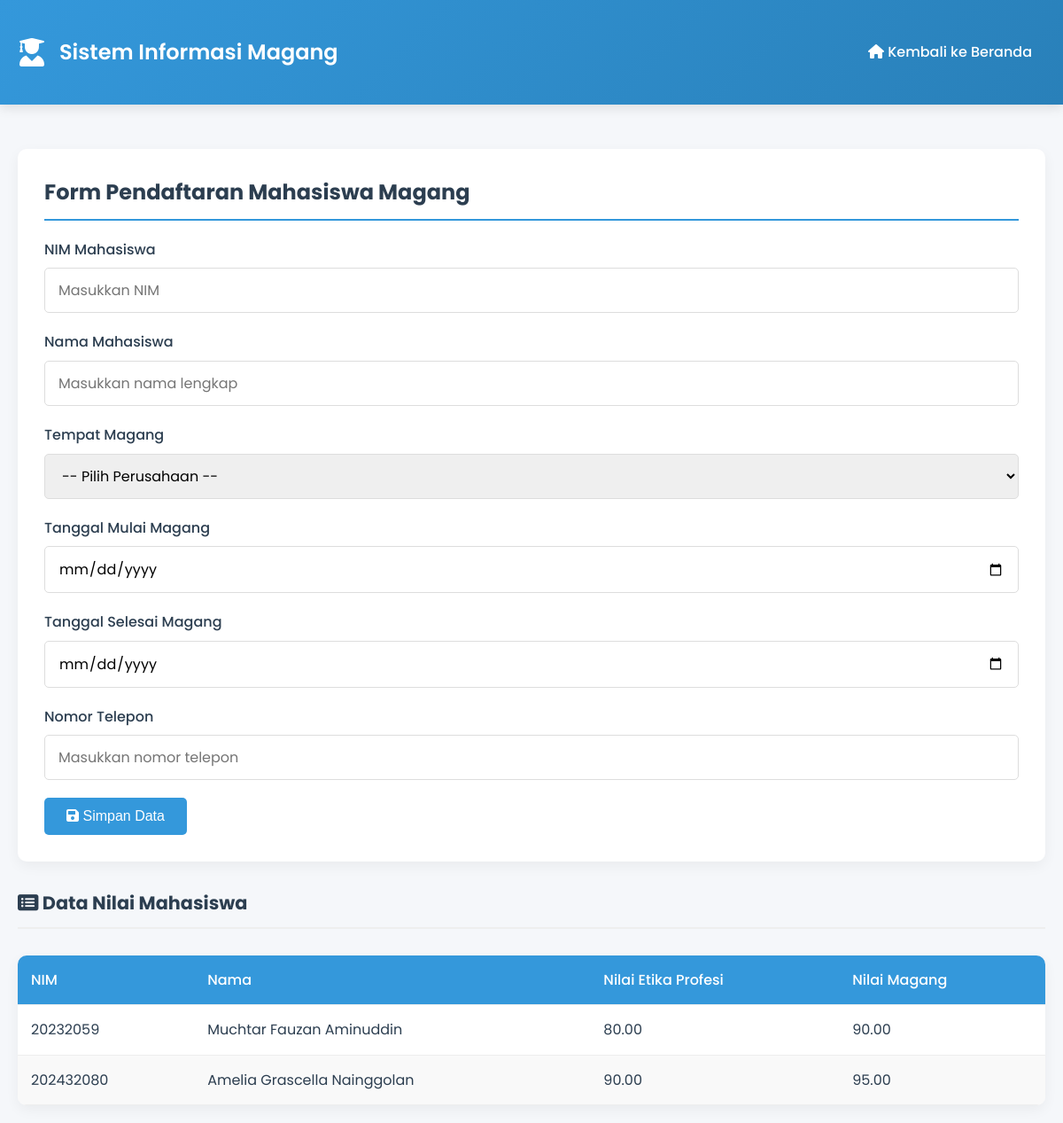
The app's page /mahasiswa_form.php with its own data.
### tables this page shows
CREATE TABLE `konversi_nilai` (
  `ID_Nilai` int(11) NOT NULL,
  `NIM` varchar(20) DEFAULT NULL,
  `Nilai_MK_Etika_Profesi` decimal(4,2) DEFAULT NULL,
  `Nilai_Magang` decimal(4,2) DEFAULT NULL
);

CREATE TABLE `mahasiswa` (
  `NIM` varchar(20) NOT NULL,
  `Nama_Mahasiswa` varchar(100) NOT NULL,
  `ID_Lokasi_Magang` int(11) DEFAULT NULL,
  `Mulai_Magang` date DEFAULT NULL,
  `Selesai_Magang` date DEFAULT NULL,
  `Nomor_Telp` varchar(15) DEFAULT NULL
);

### mahasiswa_form.php (the view, shortened to what this page needs)
<?php
$conn = new mysqli('localhost', 'root', '', 'sistem_magang');
?>
<!DOCTYPE html>
<html lang="en">
<head>
    <link rel="stylesheet" href="https://cdnjs.cloudflare.com/ajax/libs/font-awesome/6.0.0-beta3/css/all.min.css">
</head>
<body>
    <header>
        <div class="container header-content">
            <div class="logo">
                <i class="fas fa-user-graduate"></i>
                <div class="logo-text">
                    <h1>Sistem Informasi Magang</h1>
                </div>
            </div>
            <nav>
                <a href="index.php"><i class="fas fa-home"></i> Kembali ke Beranda</a>
            </nav>
        </div>
    </header>
    <main class="container">
        <div class="form-container">
            <h2 class="form-title">Form Pendaftaran Mahasiswa Magang</h2>
            <form method="post">
                <div class="form-group">
                    <label for="nim">NIM Mahasiswa</label>
                    <input type="text" id="nim" name="nim" required placeholder="Masukkan NIM">
                </div>
                <div class="form-group">
                    <label for="nama">Nama Mahasiswa</label>
                    <input type="text" id="nama" name="nama" required placeholder="Masukkan nama lengkap">
                </div>
                <div class="form-group">
                    <label for="lokasi">Tempat Magang</label>
                    <select id="lokasi" name="lokasi" required>
                        <option value="">-- Pilih Perusahaan --</option>
                    </select>
                </div>
                <div class="form-group">
                    <label for="mulai">Tanggal Mulai Magang</label>
                    <input type="date" id="mulai" name="mulai" required>
                </div>
                <div class="form-group">
                    <label for="selesai">Tanggal Selesai Magang</label>
                    <input type="date" id="selesai" name="selesai" required>
                </div>
                <div class="form-group">
                    <label for="telp">Nomor Telepon</label>
                    <input type="text" id="telp" name="telp" placeholder="Masukkan nomor telepon">
                </div>
                <button type="submit" class="btn">
                    <i class="fas fa-save"></i> Simpan Data
                </button>
            </form>
        </div>
        <h3 class="section-title">
            <i class="fas fa-list-alt"></i> Data Nilai Mahasiswa
        </h3>
        <table class="data-table">
            <thead>
                <tr>
                    <th>NIM</th>
                    <th>Nama</th>
                    <th>Nilai Etika Profesi</th>
                    <th>Nilai Magang</th>
                </tr>
            </thead>
            <tbody>
                <?php
                $result = $conn->query("SELECT m.NIM, m.Nama_Mahasiswa, kn.Nilai_MK_Etika_Profesi, kn.Nilai_Magang
                                       FROM Mahasiswa m LEFT JOIN Konversi_Nilai kn ON m.NIM = kn.NIM");
                if ($result->num_rows > 0) {
                    while($row = $result->fetch_assoc()) {
                        echo "<tr>
                                <td>{$row['NIM']}</td>
                                <td>{$row['Nama_Mahasiswa']}</td>
                                <td>".($row['Nilai_MK_Etika_Profesi'] ?? '-')."</td>
                                <td>".($row['Nilai_Magang'] ?? '-')."</td>
                              </tr>";
                    }
                } else {
                    echo "<tr>
                            <td colspan='4' style='text-align: center;'>Tidak ada data nilai</td>
                          </tr>";
                }
                ?>
            </tbody>
        </table>
    </main>
</body>
</html>

### mahasiswa_form.php (style rules this page uses)
:root { --primary: #3498db; --primary-dark: #2980b9; --secondary: #2ecc71; --danger: #e74c3c; --warning: #f39c12; --light: #ecf0f1; --dark: #2c3e50; --gray: #95a5a6; }
* { margin: 0; padding: 0; box-sizing: border-box; }
body { font-family: 'Poppins', sans-serif; background-color: #f5f7fa; color: var(--dark); line-height: 1.6; }
.container { max-width: 1200px; margin: 0 auto; padding: 20px; }
header { background: linear-gradient(135deg, var(--primary), var(--primary-dark)); color: white; padding: 20px 0; box-shadow: 0 4px 12px rgba(0, 0, 0, 0.1); margin-bottom: 30px; }
.header-content { display: flex; justify-content: space-between; align-items: center; }
.logo { display: flex; align-items: center; gap: 15px; }
.logo i { font-size: 2rem; }
.logo-text h1 { font-size: 1.5rem; font-weight: 600; }
nav a { color: white; text-decoration: none; font-weight: 500; padding: 8px 15px; border-radius: 5px; transition: all 0.3s ease; }
.form-container { background: white; border-radius: 10px; padding: 30px; box-shadow: 0 5px 15px rgba(0, 0, 0, 0.05); margin-bottom: 30px; }
.form-title { font-size: 1.5rem; color: var(--dark); margin-bottom: 20px; padding-bottom: 10px; border-bottom: 2px solid var(--primary); }
.form-group { margin-bottom: 20px; }
label { display: block; margin-bottom: 8px; font-weight: 500; color: var(--dark); }
input, select { width: 100%; padding: 12px 15px; border: 1px solid #ddd; border-radius: 5px; font-size: 16px; font-family: 'Poppins', sans-serif; transition: border 0.3s ease; }
.btn { display: inline-block; background: var(--primary); color: white; border: none; padding: 12px 25px; border-radius: 5px; cursor: pointer; font-size: 16px; font-weight: 500; transition: background 0.3s ease; }
.data-table { width: 100%; border-collapse: collapse; margin-top: 30px; background: white; border-radius: 10px; overflow: hidden; box-shadow: 0 5px 15px rgba(0, 0, 0, 0.05); }
.data-table th, .data-table td { padding: 15px; text-align: left; border-bottom: 1px solid #eee; }
.data-table th { background: var(--primary); color: white; font-weight: 500; }
.data-table tr:nth-child(even) { background: #f9f9f9; }
.section-title { font-size: 1.3rem; color: var(--dark); margin: 30px 0 15px; padding-bottom: 10px; border-bottom: 2px solid #eee; }

### records on screen
konversi_nilai: NIM.NIM "20232059", NIM.Nama_Mahasiswa "Muchtar Fauzan Aminuddin", Nilai_MK_Etika_Profesi "80.00", Nilai_Magang "90.00"
konversi_nilai: NIM.NIM "202432080", NIM.Nama_Mahasiswa "Amelia Grascella Nainggolan", Nilai_MK_Etika_Profesi "90.00", Nilai_Magang "95.00"
